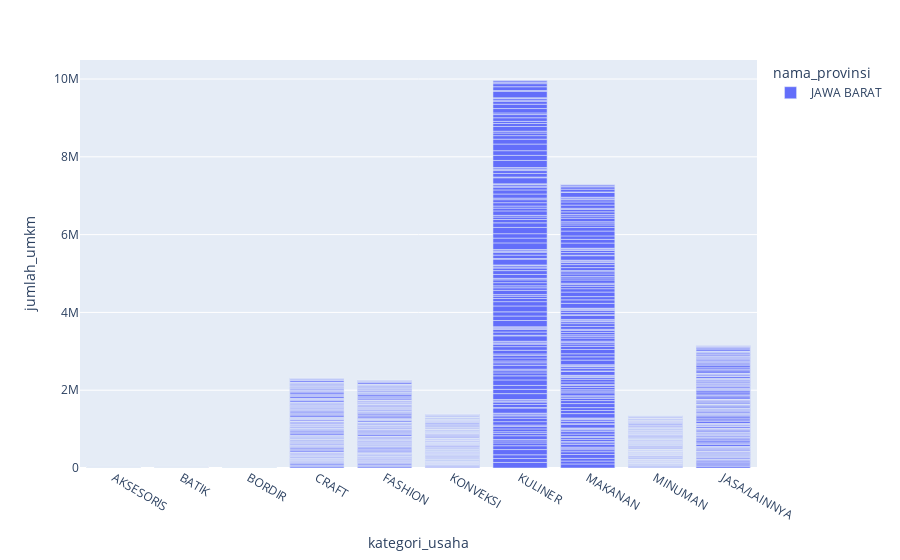

The notebook cell this image was saved under:
### Markdown cell above
### **Kategori Usaha dan Jumlah UMKM manakah yang terbanyak dari setiap Provinsi?**

### Code cell
bivariate_visualization_bar(
    data=data,
    x=data['kategori_usaha'],
    y=data['jumlah_umkm'],
    color=data['nama_provinsi']
)

### Figure 1 — Plotly figure (JSON) as saved in the notebook; plotly's stock layout.template omitted (floating-point values rounded to 4 significant figures; data arrays with more than 128 entries replaced by an {"elided": "..."} marker saying what was removed)
{"data": [{"alignmentgroup": "True", "hovertemplate": "nama_provinsi=JAWA BARAT<br>kategori_usaha=%{x}<br>jumlah_umkm=%{y}<extra></extra>", "legendgroup": "JAWA BARAT", "marker": {"color": "#636efa", "pattern": {"shape": ""}}, "name": "JAWA BARAT", "offsetgroup": "JAWA BARAT", "orientation": "v", "showlegend": true, "textposition": "auto", "type": "bar", "x": {"elided": "1350 str values"}, "xaxis": "x", "y": {"elided": "1350 int values"}, "yaxis": "y"}], "layout": {"autosize": true, "barmode": "relative", "legend": {"title": {"text": "nama_provinsi"}, "tracegroupgap": 0}, "margin": {"t": 60}, "xaxis": {"anchor": "y", "autorange": true, "domain": [0, 1], "range": [-0.5, 9.5], "title": {"text": "kategori_usaha"}, "type": "category"}, "yaxis": {"anchor": "x", "autorange": true, "domain": [0, 1], "range": [0, 10490000.0], "title": {"text": "jumlah_umkm"}, "type": "linear"}}}
